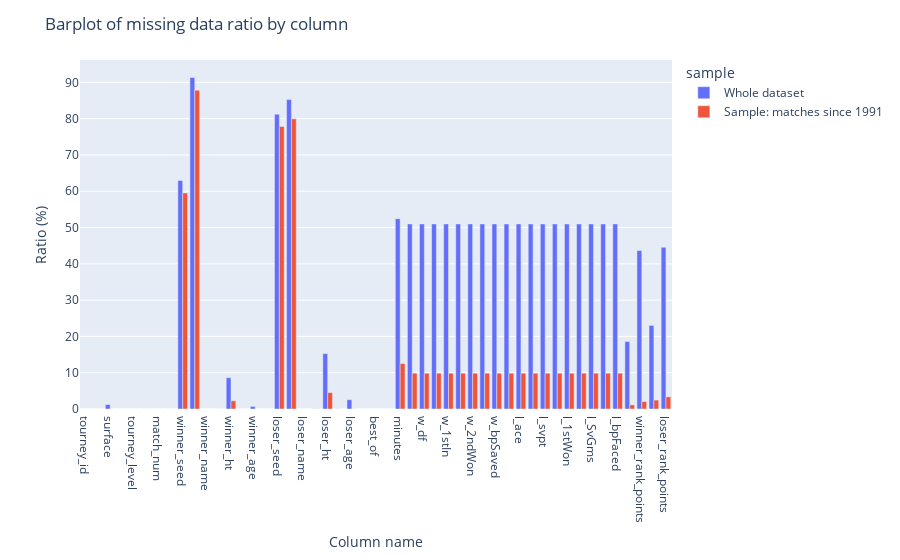

Here is the notebook cell this chart was saved with:
### Code cell
# Missing data ratio in columns
fig = px.bar(df_info_by_column, x=df_info_by_column.index, y="null_value_ratio", color="sample")
fig.update_layout(title="Barplot of missing data ratio by column", yaxis_title="Ratio (%)", xaxis_title="Column name", barmode="group")
fig.show()

### Figure 1 — Plotly figure (JSON) as saved in the notebook; plotly's stock layout.template omitted (floating-point values rounded to 4 significant figures)
{"data": [{"alignmentgroup": "True", "hovertemplate": "sample=Whole dataset<br>index=%{x}<br>null_value_ratio=%{y}<extra></extra>", "legendgroup": "Whole dataset", "marker": {"color": "#636efa", "pattern": {"shape": ""}}, "name": "Whole dataset", "offsetgroup": "Whole dataset", "orientation": "v", "showlegend": true, "textposition": "auto", "type": "bar", "x": ["tourney_id", "tourney_name", "surface", "draw_size", "tourney_level", "tourney_date", "match_num", "winner_id", "winner_seed", "winner_entry", "winner_name", "winner_hand", "winner_ht", "winner_ioc", "winner_age", "loser_id", "loser_seed", "loser_entry", "loser_name", "loser_hand", "loser_ht", "loser_ioc", "loser_age", "score", "best_of", "round", "minutes", "w_ace", "w_df", "w_svpt", "w_1stIn", "w_1stWon", "w_2ndWon", "w_SvGms", "w_bpSaved", "w_bpFaced", "l_ace", "l_df", "l_svpt", "l_1stIn", "l_1stWon", "l_2ndWon", "l_SvGms", "l_bpSaved", "l_bpFaced", "winner_rank", "winner_rank_points", "loser_rank", "loser_rank_points"], "xaxis": "x", "y": [0, 0, 1.231, 0, 0, 0, 0, 0, 62.96, 91.35, 0, 0.009, 8.629, 0.005, 0.709, 0, 81.22, 85.26, 0, 0.034, 15.25, 0.037, 2.564, 0.004, 0, 0, 52.43, 50.99, 50.99, 50.99, 50.99, 50.99, 50.99, 50.99, 50.99, 50.99, 50.99, 50.99, 50.99, 50.99, 50.99, 50.99, 50.99, 50.99, 50.99, 18.58, 43.68, 23.03, 44.54], "yaxis": "y"}, {"alignmentgroup": "True", "hovertemplate": "sample=Sample: matches since 1991<br>index=%{x}<br>null_value_ratio=%{y}<extra></extra>", "legendgroup": "Sample: matches since 1991", "marker": {"color": "#EF553B", "pattern": {"shape": ""}}, "name": "Sample: matches since 1991", "offsetgroup": "Sample: matches since 1991", "orientation": "v", "showlegend": true, "textposition": "auto", "type": "bar", "x": ["tourney_id", "tourney_name", "surface", "draw_size", "tourney_level", "tourney_date", "match_num", "winner_id", "winner_seed", "winner_entry", "winner_name", "winner_hand", "winner_ht", "winner_ioc", "winner_age", "loser_id", "loser_seed", "loser_entry", "loser_name", "loser_hand", "loser_ht", "loser_ioc", "loser_age", "score", "best_of", "round", "minutes", "w_ace", "w_df", "w_svpt", "w_1stIn", "w_1stWon", "w_2ndWon", "w_SvGms", "w_bpSaved", "w_bpFaced", "l_ace", "l_df", "l_svpt", "l_1stIn", "l_1stWon", "l_2ndWon", "l_SvGms", "l_bpSaved", "l_bpFaced", "winner_rank", "winner_rank_points", "loser_rank", "loser_rank_points"], "xaxis": "x", "y": [0, 0, 0, 0, 0, 0, 0, 0, 59.54, 87.86, 0, 0.011, 2.271, 0, 0.005, 0, 77.83, 79.96, 0, 0.043, 4.518, 0, 0.021, 0, 0, 0, 12.52, 9.87, 9.87, 9.87, 9.87, 9.87, 9.87, 9.869, 9.87, 9.87, 9.87, 9.87, 9.87, 9.87, 9.87, 9.87, 9.869, 9.87, 9.87, 1.152, 2.058, 2.459, 3.359], "yaxis": "y"}], "layout": {"barmode": "group", "legend": {"title": {"text": "sample"}, "tracegroupgap": 0}, "margin": {"t": 60}, "title": {"text": "Barplot of missing data ratio by column"}, "xaxis": {"anchor": "y", "domain": [0, 1], "title": {"text": "Column name"}}, "yaxis": {"anchor": "x", "domain": [0, 1], "title": {"text": "Ratio (%)"}}}}
